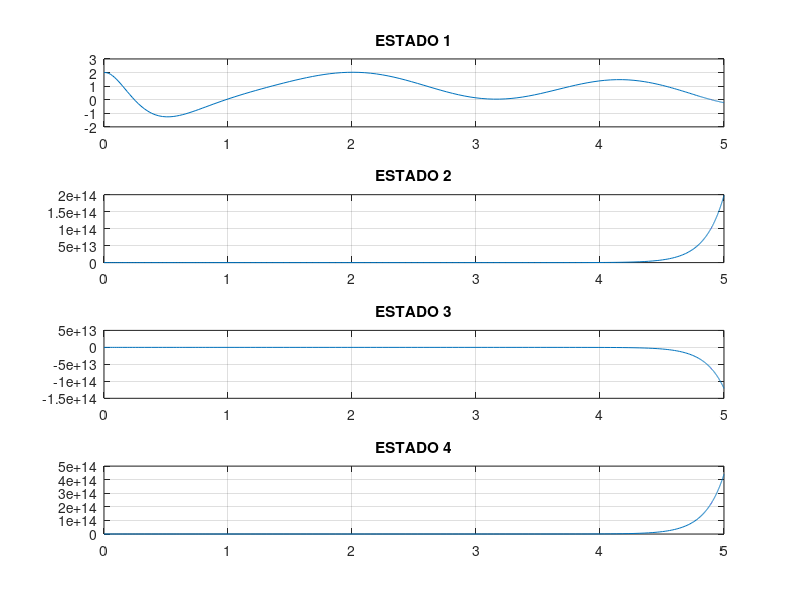
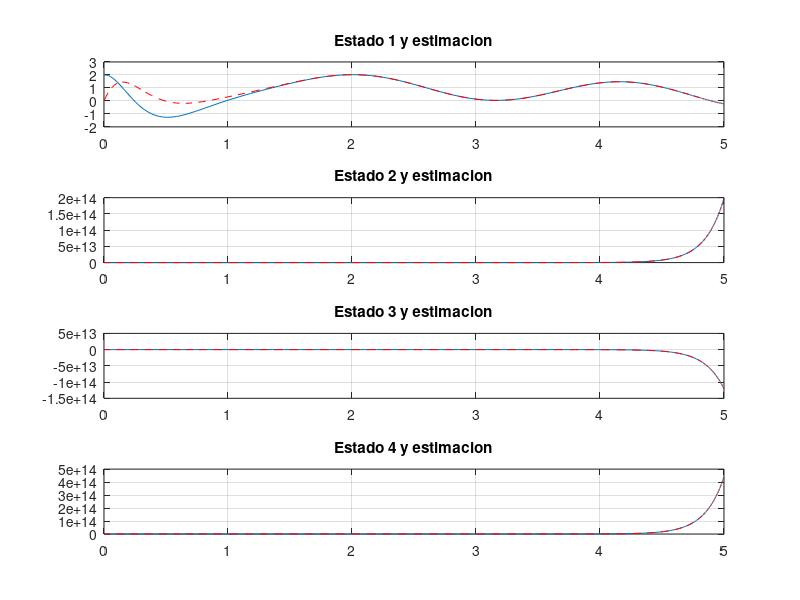
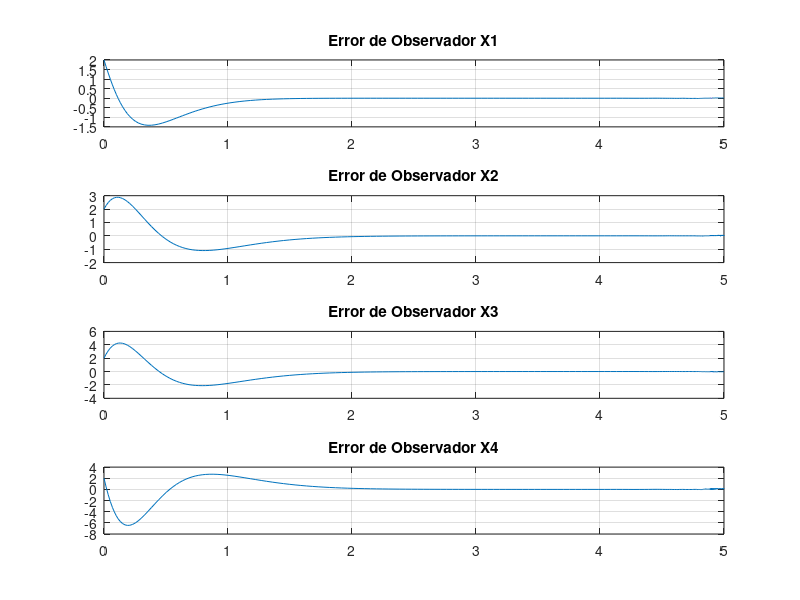
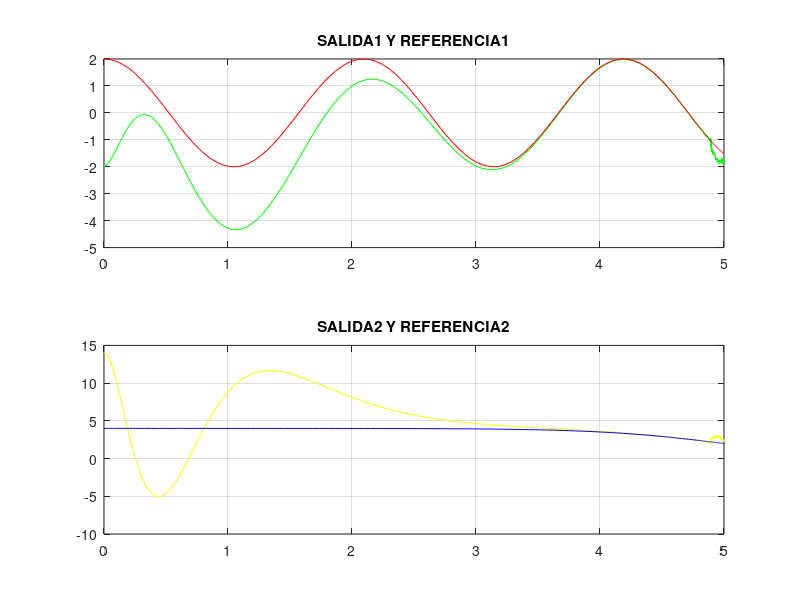

These figures' MATLAB source, in order:
%% repaso

function repaso

global A B B_ C C1 k L

close all;
clc;

tspan = [0 5];
x0 = [2 2 2 2];
pd = -2;
pdo = -5;

I = eye(4);
% Matrices del sistema
A = [1 -4 3 2; 2 -2 2 1; 4 3 -1 1; 3 1 -3 1];
B = [1 3 0; -2 -6 1; 0 1 -1; 0 -2 1];
B_ = B(:,2:3);
C = [1 1 -2 -1; 3 -2 4 2];

C1 = C(1,:);

% Diseno del observador
Mo = [C1;C1*A;C1*(A^2);C1*(A^3)];
rank(Mo);
Ho = (A-pdo*I)*(A-pdo*I)*(A-pdo*I)*(A-pdo*I);
L = -Ho*(Mo^-1)*[0;0;0;1];


% Calculamos ganancias de control
k = pd;

% Resuelve las ecuaciones diferenciales ordinarias
[t, X] = ode45(@repaso_sys, tspan, [x0 0 0 0 0]);

% Grafico los estados
figure;
subplot(4,1,1); plot(t, X(:,1)); title('ESTADO 1'); grid;
subplot(4,1,2); plot(t, X(:,2)); title('ESTADO 2'); grid;
subplot(4,1,3); plot(t, X(:,3)); title('ESTADO 3'); grid;
subplot(4,1,4); plot(t, X(:,4)); title('ESTADO 4'); grid;

ref1 = 2*cos(3*t);
ref2 = 2+2*tanh(5-t);
Y = X(:,1:4)*C';

figure;
subplot(4,1,1); plot(t,X(:,1),t,X(:,5),'--r'); title('Estado 1 y estimacion'); grid;
subplot(4,1,2); plot(t,X(:,2),t,X(:,6),'--r'); title('Estado 2 y estimacion'); grid;
subplot(4,1,3); plot(t,X(:,3),t,X(:,7),'--r'); title('Estado 3 y estimacion'); grid;
subplot(4,1,4); plot(t,X(:,4),t,X(:,8),'--r'); title('Estado 4 y estimacion'); grid;

figure;
subplot(4,1,1); plot(t, X(:,1)-X(:,5)); title('Error de Observador X1'); grid;
subplot(4,1,2); plot(t, X(:,2)-X(:,6)); title('Error de Observador X2'); grid;
subplot(4,1,3); plot(t, X(:,3)-X(:,7)); title('Error de Observador X3'); grid;
subplot(4,1,4); plot(t, X(:,4)-X(:,8)); title('Error de Observador X4'); grid;
figure; 
subplot(2,1,1); plot(t,Y(:,1), 'green', t, ref1, 'red'); title('SALIDA1 Y REFERENCIA1'); grid;
subplot(2,1,2); plot(t,Y(:,2), 'yellow', t, ref2, 'blue'); title('SALIDA2 Y REFERENCIA2'); grid;
% figure; plot(t, U_(1,:)); title('ENTRADA'); grid;

end
% PInv_ERROR_plot([0 10],[2 3 0 0], -2)


function dX = repaso_sys(t, X)

global A B B_ C k C1 L

x = X(1:4);
xo = X(5:8);

ref = [2*cos(3*t); 2+2*tanh(5-t)];   
dref = [-6*sin(3*t); -2*(sech(5-t)^2)];

x_ = [(C(2,:)*x+2*C(1,:)*x)/5;X(6);X(7);X(8)];


% Variable de Error
e = ref - C*x;

% Ley de Control
U_ = (C*B_)^-1*(dref - C*A*x_ - k*e);
U = [0; U_];

Y = C1*x;
Ye = Y - C1*xo;


%ODE's
dx = A*x + B*U;
dxo = A*xo + B*U - L*Ye;


dX = [dx;dxo];

end
